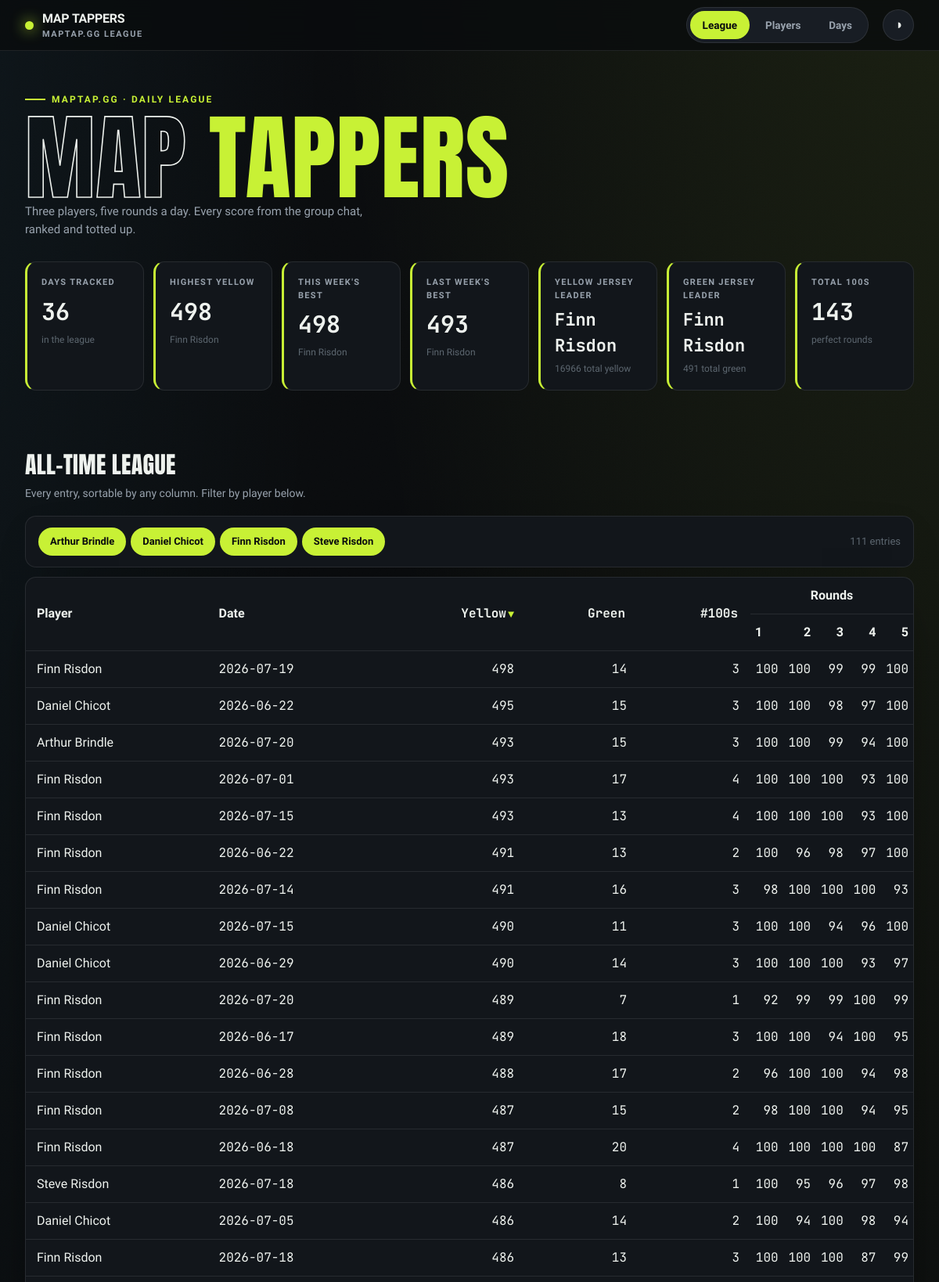
The page / (upper part) on the database its author committed.
### tables this page shows
CREATE TABLE entries (
    id INTEGER PRIMARY KEY,
    player TEXT NOT NULL,
    game_date TEXT NOT NULL,
    maptap_score INTEGER NOT NULL,
    UNIQUE (player, game_date)
);

### src/maptap/app.py (the view)
@app.get("/", response_class=HTMLResponse)
def index(request: Request):
    with closing(_conn()) as conn:
        context = {"entries": all_entries(conn), "stats": hero_stats(conn), "active": "league"}
    return templates.TemplateResponse(request, "index.html", context)

### src/maptap/templates/index.html (shortened to what this page needs)
{% extends "base.html" %}
{% block content %}
{% set player_names = entries | map(attribute='player') | unique | sort | list %}
<h2 class="section-head">All-time league</h2>
<p class="section-sub">Every entry, sortable by any column. Filter by player below.</p>
<div class="panel toolbar">
    <div class="chips">
        {% for name in player_names %}
        <button class="chip active" data-player="{{ name }}">{{ name }}</button>
        {% endfor %}
    </div>
    <span class="results-meta" id="resultsMeta">{{ entries | length }} entries</span>
</div>
<div class="panel table-card">
    <table id="league" data-sortable
        <thead>
            <tr>
                <th class="txt" rowspan="2" data-sort="text">Player</th>
                <th class="txt" rowspan="2" data-sort="text">Date</th>
                <th class="num" rowspan="2" data-sort="number" data-sorted="desc">Yellow</th>
                <th class="num" rowspan="2" data-sort="number">Green</th>
                <th class="num" rowspan="2" data-sort="number">#100s</th>
                <th class="rounds-group" colspan="5">Rounds</th>
            </tr>
            <tr>
                <th class="round">1</th>
                <th class="round">2</th>
                <th class="round">3</th>
                <th class="round">4</th>
                <th class="round">5</th>
            </tr>
        <tbody>
            {% for e in entries %}
            <tr data-player="{{ e.player }}">
                <td class="txt">{{ e.player }}</td>
                <td class="txt num">{{ e.game_date }}</td>
                <td class="num">{{ e.cumulative }}</td>
                <td class="num">{{ e.green }}</td>
                <td class="num">{{ e.hundreds }}</td>
                {% for r in e.rounds %}<td class="round num">{{ r }}</td>{% endfor %}
            </tr>
            {% endfor %}
        </tbody>
    </table>
</div>
{% endblock %}

### src/maptap/templates/base.html (shortened to what this page needs)
<!DOCTYPE html>
<html lang="en-GB" data-theme="dark">
<head>
    <link rel="stylesheet" href="/static/styles.css">
</head>
<body>
    <nav class="nav">
        <div class="wrap nav-inner">
            <div class="brand">
                <span class="dot"></span>
                <span>MAP&nbsp;TAPPERS<small>maptap.gg league</small></span>
            </div>
            <div class="tabs">
                <a class="tab {{ 'active' if active == 'league' else '' }}" href="/">League</a>
                <a class="tab {{ 'active' if active == 'players' else '' }}" href="/players">Players</a>
                <a class="tab {{ 'active' if active == 'days' else '' }}" href="/days">Days</a>
            </div>
            <button class="theme-btn" id="themeBtn" title="Toggle theme" aria-label="Toggle theme">◑</button>
        </div>
    </nav>
    <header class="hero">
        <div class="wrap">
            <span class="hero-tag">maptap.gg · daily league</span>
            <h1><span class="out">Map</span> <span class="em">Tappers</span></h1>
            <p class="hero-sub">Three players, five rounds a day. Every score from the group chat, ranked and totted up.</p>
            <div class="stat-row">
                <div class="stat">
                    <div class="label">Days tracked</div>
                    <div class="value">{{ stats.days_tracked }}</div>
                    <div class="sub">in the league</div>
                </div>
                <div class="stat">
                    <div class="label">Highest Yellow</div>
                    <div class="value">{{ stats.highest_cumulative if stats.highest_cumulative is not none else '—' }}</div>
                    <div class="sub">{{ stats.highest_cumulative_player or '—' }}</div>
                </div>
                <div class="stat">
                    <div class="label">This Week's Best</div>
                    <div class="value">{{ stats.week_best if stats.week_best is not none else '—' }}</div>
                    <div class="sub">{{ stats.week_best_player or 'no rides yet' }}</div>
                </div>
                <div class="stat">
                    <div class="label">Last Week's Best</div>
                    <div class="value">{{ stats.last_week_best if stats.last_week_best is not none else '—' }}</div>
                    <div class="sub">{{ stats.last_week_best_player or 'no rides' }}</div>
                </div>
                <div class="stat">
                    <div class="label">Yellow Jersey Leader</div>
                    <div class="value" style="font-size:22px">{{ stats.cumulative_leader or '—' }}</div>
                    <div class="sub">{{ stats.cumulative_leader_total if stats.cumulative_leader_total is not none else '—' }} total yellow</div>
                </div>
                <div class="stat">
                    <div class="label">Green Jersey Leader</div>
                    <div class="value" style="font-size:22px">{{ stats.green_leader or '—' }}</div>
                    <div class="sub">{{ stats.green_leader_total if stats.green_leader_total is not none else '—' }} total green</div>
                </div>
                <div class="stat">
                    <div class="label">Total 100s</div>
                    <div class="value">{{ stats.total_hundreds }}</div>
                    <div class="sub">perfect rounds</div>
                </div>
            </div>
        </div>
    </header>
    <main class="wrap">
        {% block content %}{% endblock %}
    </main>
</body>
</html>

### rows shown on the page
entries: player "Finn Risdon", game_date "2026-07-19", cumulative "498", green "14", hundreds "3", rounds "100" "100" "99" "99" "100"
entries: player "Finn Risdon", game_date "2026-07-15", cumulative "493", green "13", hundreds "4", rounds "100" "100" "100" "93" "100"
entries: player "Finn Risdon"
entries: player "Arthur Brindle", game_date "2026-07-20", cumulative "493", green "15", hundreds "3", rounds "100" "100" "99" "94" "100"
entries: player "Daniel Chicot", game_date "2026-06-22", cumulative "495", green "15", hundreds "3", rounds "100" "100" "98" "97" "100"
entries: player "Steve Risdon", game_date "2026-07-18", cumulative "486", green "8", hundreds "1", rounds "100" "95" "96" "97" "98"
entries: player "Finn Risdon", game_date "2026-07-01", cumulative "493", green "17", hundreds "4", rounds "100" "100" "100" "93" "100"
entries: player "Finn Risdon", game_date "2026-06-22", cumulative "491", green "13", hundreds "2", rounds "100" "96" "98" "97" "100"
entries: player "Finn Risdon", game_date "2026-07-14", cumulative "491", green "16", hundreds "3", rounds "98" "100" "100" "100" "93"
entries: player "Daniel Chicot", game_date "2026-07-15", cumulative "490", green "11", hundreds "3", rounds "100" "100" "94" "96" "100"
entries: player "Daniel Chicot", game_date "2026-06-29", cumulative "490", green "14", hundreds "3", rounds "100" "100" "100" "93" "97"
entries: player "Finn Risdon", game_date "2026-07-20", cumulative "489", green "7", hundreds "1", rounds "92" "99" "99" "100" "99"
entries: player "Finn Risdon", game_date "2026-06-17", cumulative "489", green "18", hundreds "3", rounds "100" "100" "94" "100" "95"
entries: player "Finn Risdon", game_date "2026-06-28", cumulative "488", green "17", hundreds "2", rounds "96" "100" "100" "94" "98"
entries: player "Finn Risdon", game_date "2026-07-08", cumulative "487", green "15", hundreds "2", rounds "98" "100" "100" "94" "95"
entries: player "Finn Risdon", game_date "2026-06-18", cumulative "487", green "20", hundreds "4", rounds "100" "100" "100" "100" "87"
entries: player "Daniel Chicot", game_date "2026-07-05", cumulative "486", green "14", hundreds "2", rounds "100" "94" "100" "98" "94"
entries: player "Finn Risdon", game_date "2026-07-18", cumulative "486", green "13", hundreds "3", rounds "100" "100" "100" "87" "99"

### other values the page prints
{{ stats.days_tracked }} "36"
{{ stats.week_best if stats.week_best is not none else '—' }} "498"
{{ stats.last_week_best if stats.last_week_best is not none else '—' }} "493"
{{ stats.cumulative_leader or '—' }} "Finn Risdon"
{{ stats.total_hundreds }} "143"
{{ entries | length }} "111"
